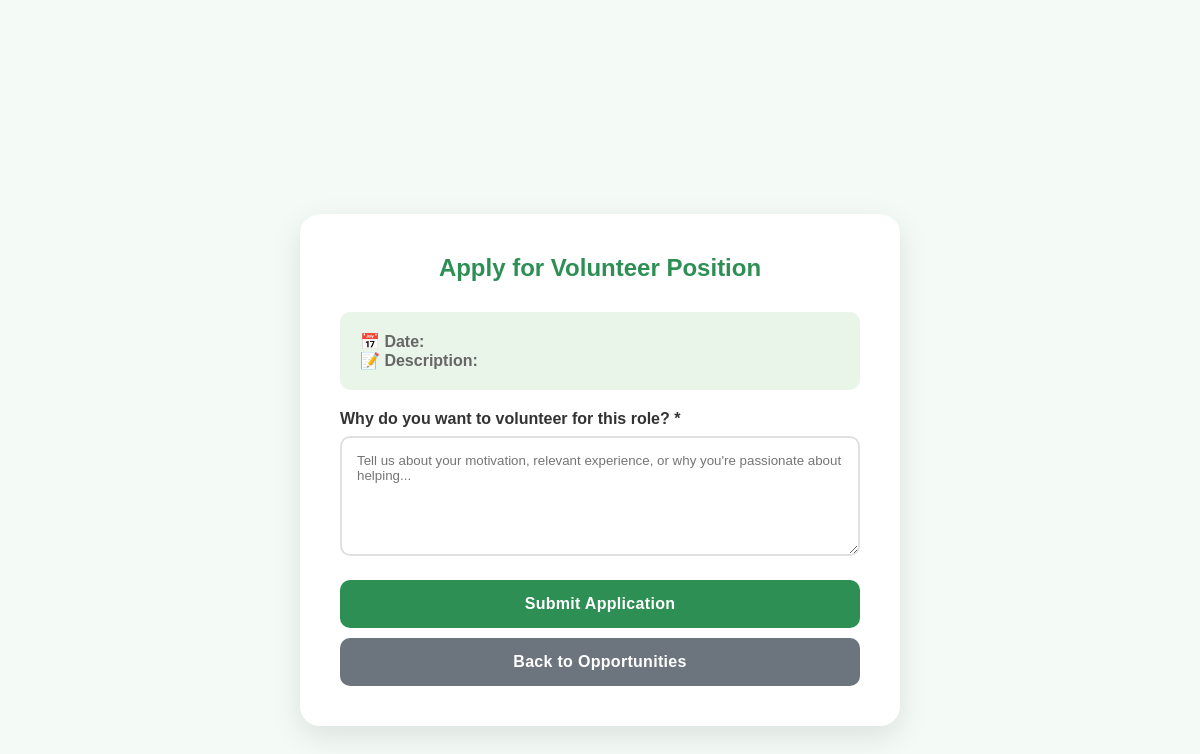
Page /volunteer/apply/13 (signed in) on the earlier database version.
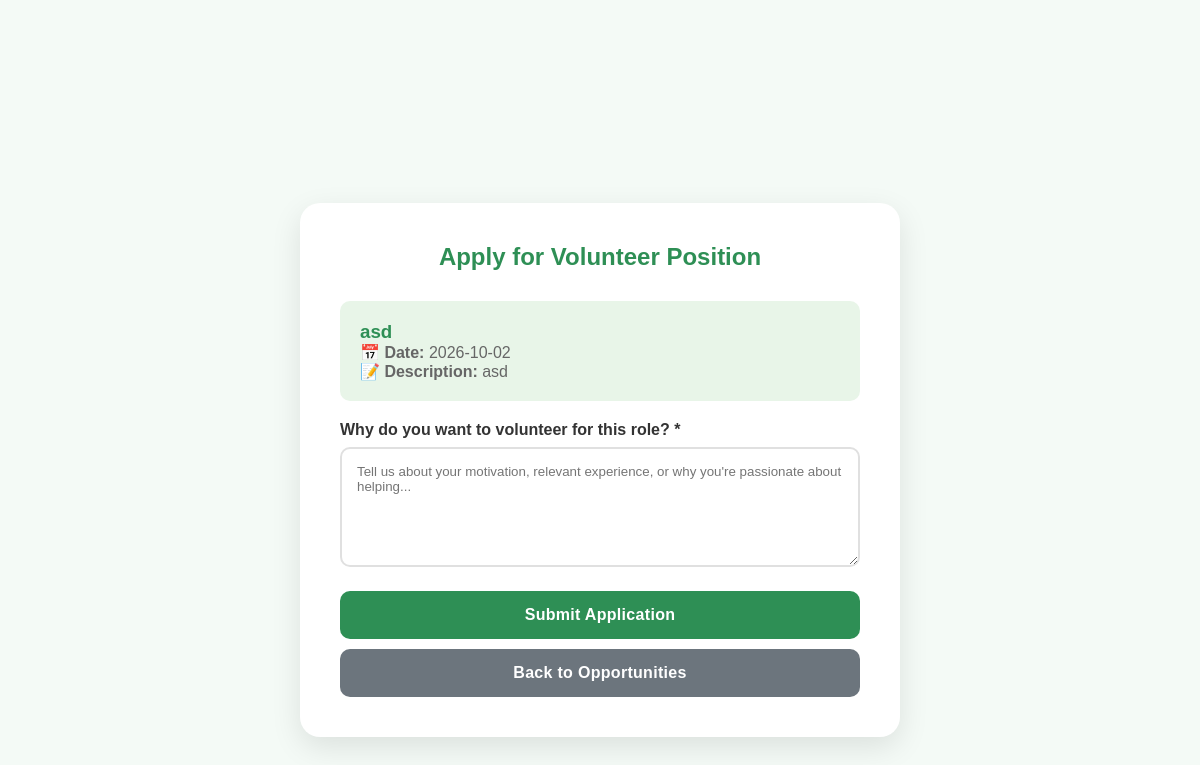
Same page on the later database version.
### tables this page shows
CREATE TABLE volunteer_requests (
            id INTEGER PRIMARY KEY AUTOINCREMENT,
            donor_id INTEGER NOT NULL,
            task_title TEXT NOT NULL,
            needed_people INTEGER NOT NULL,
            task_date TEXT NOT NULL,
            duration TEXT NOT NULL,
            description TEXT,
            status TEXT DEFAULT 'pending',
            created_at TIMESTAMP DEFAULT CURRENT_TIMESTAMP, urgency TEXT DEFAULT 'Medium',
            FOREIGN KEY (donor_id) REFERENCES donors(id)
        );

### app.py (the view, shortened to what this page needs)
@app.route('/volunteer/apply/<int:request_id>', methods=['GET', 'POST'])
def volunteer_apply(request_id):
    if 'user_id' not in session:
        flash("Please login to apply for volunteer positions.", "error")
        return redirect(url_for('login_page'))
    conn = sqlite3.connect('database.db')
    c = conn.cursor()
    c.execute("""
        SELECT task_title, task_date, description
        FROM volunteer_requests
        WHERE id=?
    """, (request_id,))
    req = c.fetchone()
    conn.close()
    return render_template('volunteer_apply.html', request_id=request_id, req=req)

### templates/volunteer_apply.html (shortened to what this page needs)
<!DOCTYPE html>
<html lang="en">
<head>
    <link rel="stylesheet" href="{{ url_for('static', filename='style_index.css') }}">
</head>
<body>
    <div class="application-container">
        <h2 style="text-align:center; color:#2e8f55; margin-bottom:30px;">Apply for Volunteer Position</h2>
        <div class="task-info">
            <h3 style="margin-top:0; color:#2e8f55;">{{ req[0] }}</h3>
            <p><strong>📅 Date:</strong> {{ req[1] }}</p>
            <p><strong>📝 Description:</strong> {{ req[2] }}</p>
        </div>
        <form action="{{ url_for('volunteer_apply', request_id=request_id) }}" method="POST">
            <div style="margin-bottom:20px;">
                <label for="motivation" style="display:block; margin-bottom:8px; font-weight:600; color:#333;">
                    Why do you want to volunteer for this role? *
                </label>
                <textarea
                    id="motivation"
                    name="motivation"
                    placeholder="Tell us about your motivation, relevant experience, or why you're passionate about helping..."
                    required
                ></textarea>
            </div>
            <button type="submit" class="btn">Submit Application</button>
            <a href="{{ url_for('donate_time') }}" class="btn btn-secondary" style="text-decoration:none; text-align:center;">
                Back to Opportunities
            </a>
        </form>
    </div>
</body>
</html>

Differences in the rows shown:
added volunteer_requests: task_title "asd", task_date "2026-10-02", description "asd"
